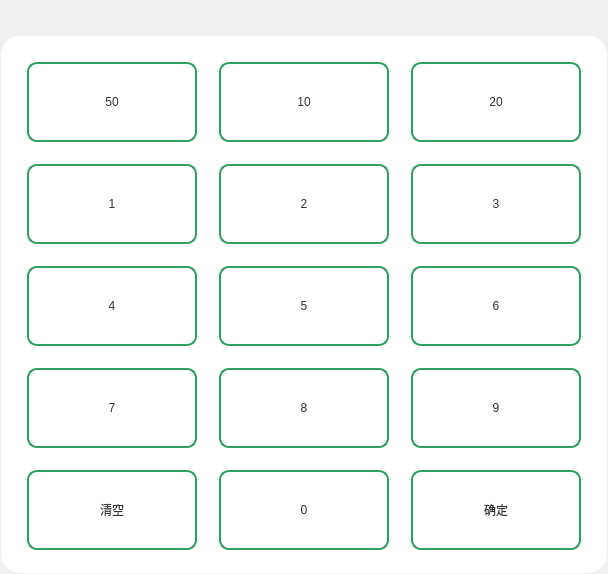
<?xml version="1.0" encoding="UTF-8"?>
<ui version="4.0">
 <class>Form</class>
 <widget class="QWidget" name="Form">
  <property name="geometry">
   <rect>
    <x>0</x>
    <y>0</y>
    <width>608</width>
    <height>574</height>
   </rect>
  </property>
  <property name="windowTitle">
   <string>Form</string>
  </property>
  <layout class="QHBoxLayout" name="horizontalLayout">
   <property name="spacing">
    <number>0</number>
   </property>
   <property name="leftMargin">
    <number>0</number>
   </property>
   <property name="topMargin">
    <number>0</number>
   </property>
   <property name="rightMargin">
    <number>0</number>
   </property>
   <property name="bottomMargin">
    <number>0</number>
   </property>
   <item>
    <widget class="QWidget" name="widget" native="true">
     <layout class="QVBoxLayout" name="verticalLayout" stretch="1,30">
      <property name="spacing">
       <number>0</number>
      </property>
      <property name="leftMargin">
       <number>0</number>
      </property>
      <property name="topMargin">
       <number>0</number>
      </property>
      <property name="rightMargin">
       <number>0</number>
      </property>
      <property name="bottomMargin">
       <number>0</number>
      </property>
      <item>
       <widget class="QWidget" name="widget_2" native="true">
        <layout class="QHBoxLayout" name="horizontalLayout_2">
         <property name="spacing">
          <number>0</number>
         </property>
         <property name="leftMargin">
          <number>0</number>
         </property>
         <property name="topMargin">
          <number>0</number>
         </property>
         <property name="rightMargin">
          <number>0</number>
         </property>
         <property name="bottomMargin">
          <number>0</number>
         </property>
         <item>
          <widget class="QLabel" name="label_2">
           <property name="minimumSize">
            <size>
             <width>70</width>
             <height>0</height>
            </size>
           </property>
           <property name="maximumSize">
            <size>
             <width>70</width>
             <height>16777215</height>
            </size>
           </property>
           <property name="text">
            <string/>
           </property>
          </widget>
         </item>
         <item>
          <widget class="QLabel" name="label">
           <property name="minimumSize">
            <size>
             <width>35</width>
             <height>35</height>
            </size>
           </property>
           <property name="maximumSize">
            <size>
             <width>35</width>
             <height>35</height>
            </size>
           </property>
           <property name="styleSheet">
            <string notr="true">border-image:url(:/icon/icon_manager_horn.png);
</string>
           </property>
           <property name="text">
            <string/>
           </property>
          </widget>
         </item>
         <item>
          <spacer name="horizontalSpacer">
           <property name="orientation">
            <enum>Qt::Horizontal</enum>
           </property>
           <property name="sizeHint" stdset="0">
            <size>
             <width>500</width>
             <height>20</height>
            </size>
           </property>
          </spacer>
         </item>
        </layout>
       </widget>
      </item>
      <item>
       <widget class="QWidget" name="widget_3" native="true">
        <property name="styleSheet">
         <string notr="true">QWidget#widget_3{
	background-color:white;
	border: 1px solid rgb(241, 241, 241);
	border-radius:20px;
}
QPushButton{
	background-color:white;
	border: 2px solid rgb(44, 159, 97);
	border-radius:10px;
	color:rgb(51, 51, 51);
}
QPushButton:pressed{
	background-color:rgb(44, 159, 97);
	border-radius:10px;
	color:white;
}</string>
        </property>
        <layout class="QGridLayout" name="gridLayout">
         <property name="leftMargin">
          <number>27</number>
         </property>
         <property name="topMargin">
          <number>27</number>
         </property>
         <property name="rightMargin">
          <number>27</number>
         </property>
         <property name="bottomMargin">
          <number>24</number>
         </property>
         <property name="spacing">
          <number>22</number>
         </property>
         <item row="0" column="0">
          <widget class="QPushButton" name="btn_50">
           <property name="minimumSize">
            <size>
             <width>170</width>
             <height>80</height>
            </size>
           </property>
           <property name="maximumSize">
            <size>
             <width>170</width>
             <height>80</height>
            </size>
           </property>
           <property name="styleSheet">
            <string notr="true"/>
           </property>
           <property name="text">
            <string>50</string>
           </property>
          </widget>
         </item>
         <item row="0" column="1">
          <widget class="QPushButton" name="btn_10">
           <property name="minimumSize">
            <size>
             <width>170</width>
             <height>80</height>
            </size>
           </property>
           <property name="maximumSize">
            <size>
             <width>170</width>
             <height>80</height>
            </size>
           </property>
           <property name="styleSheet">
            <string notr="true"/>
           </property>
           <property name="text">
            <string>10</string>
           </property>
          </widget>
         </item>
         <item row="0" column="2">
          <widget class="QPushButton" name="btn_20">
           <property name="minimumSize">
            <size>
             <width>170</width>
             <height>80</height>
            </size>
           </property>
           <property name="maximumSize">
            <size>
             <width>170</width>
             <height>80</height>
            </size>
           </property>
           <property name="text">
            <string>20</string>
           </property>
          </widget>
         </item>
         <item row="1" column="0">
          <widget class="QPushButton" name="btn_1">
           <property name="minimumSize">
            <size>
             <width>170</width>
             <height>80</height>
            </size>
           </property>
           <property name="maximumSize">
            <size>
             <width>170</width>
             <height>80</height>
            </size>
           </property>
           <property name="text">
            <string>1</string>
           </property>
          </widget>
         </item>
         <item row="1" column="1">
          <widget class="QPushButton" name="btn_2">
           <property name="minimumSize">
            <size>
             <width>170</width>
             <height>80</height>
            </size>
           </property>
           <property name="maximumSize">
            <size>
             <width>170</width>
             <height>80</height>
            </size>
           </property>
           <property name="text">
            <string>2</string>
           </property>
          </widget>
         </item>
         <item row="1" column="2">
          <widget class="QPushButton" name="btn_3">
           <property name="minimumSize">
            <size>
             <width>170</width>
             <height>80</height>
            </size>
           </property>
           <property name="maximumSize">
            <size>
             <width>170</width>
             <height>80</height>
            </size>
           </property>
           <property name="text">
            <string>3</string>
           </property>
          </widget>
         </item>
         <item row="2" column="0">
          <widget class="QPushButton" name="btn_4">
           <property name="minimumSize">
            <size>
             <width>170</width>
             <height>80</height>
            </size>
           </property>
           <property name="maximumSize">
            <size>
             <width>170</width>
             <height>80</height>
            </size>
           </property>
           <property name="text">
            <string>4</string>
           </property>
          </widget>
         </item>
         <item row="2" column="1">
          <widget class="QPushButton" name="btn_5_5">
           <property name="minimumSize">
            <size>
             <width>170</width>
             <height>80</height>
            </size>
           </property>
           <property name="maximumSize">
            <size>
             <width>170</width>
             <height>80</height>
            </size>
           </property>
           <property name="text">
            <string>5</string>
           </property>
          </widget>
         </item>
         <item row="2" column="2">
          <widget class="QPushButton" name="btn_6">
           <property name="minimumSize">
            <size>
             <width>170</width>
             <height>80</height>
            </size>
           </property>
           <property name="maximumSize">
            <size>
             <width>170</width>
             <height>80</height>
            </size>
           </property>
           <property name="text">
            <string>6</string>
           </property>
          </widget>
         </item>
         <item row="3" column="0">
          <widget class="QPushButton" name="btn_7">
           <property name="minimumSize">
            <size>
             <width>170</width>
             <height>80</height>
            </size>
           </property>
           <property name="maximumSize">
            <size>
             <width>170</width>
             <height>80</height>
            </size>
           </property>
           <property name="text">
            <string>7</string>
           </property>
          </widget>
         </item>
         <item row="3" column="1">
          <widget class="QPushButton" name="btn_8">
           <property name="minimumSize">
            <size>
             <width>170</width>
             <height>80</height>
            </size>
           </property>
           <property name="maximumSize">
            <size>
             <width>170</width>
             <height>80</height>
            </size>
           </property>
           <property name="text">
            <string>8</string>
           </property>
          </widget>
         </item>
         <item row="3" column="2">
          <widget class="QPushButton" name="btn_9">
           <property name="minimumSize">
            <size>
             <width>170</width>
             <height>80</height>
            </size>
           </property>
           <property name="maximumSize">
            <size>
             <width>170</width>
             <height>80</height>
            </size>
           </property>
           <property name="text">
            <string>9</string>
           </property>
          </widget>
         </item>
         <item row="4" column="0">
          <widget class="QPushButton" name="btn_clear">
           <property name="minimumSize">
            <size>
             <width>170</width>
             <height>80</height>
            </size>
           </property>
           <property name="maximumSize">
            <size>
             <width>170</width>
             <height>80</height>
            </size>
           </property>
           <property name="text">
            <string>清空</string>
           </property>
          </widget>
         </item>
         <item row="4" column="1">
          <widget class="QPushButton" name="btn_0">
           <property name="minimumSize">
            <size>
             <width>170</width>
             <height>80</height>
            </size>
           </property>
           <property name="maximumSize">
            <size>
             <width>170</width>
             <height>80</height>
            </size>
           </property>
           <property name="text">
            <string>0</string>
           </property>
          </widget>
         </item>
         <item row="4" column="2">
          <widget class="QPushButton" name="btn_ok">
           <property name="minimumSize">
            <size>
             <width>170</width>
             <height>80</height>
            </size>
           </property>
           <property name="maximumSize">
            <size>
             <width>170</width>
             <height>80</height>
            </size>
           </property>
           <property name="text">
            <string>确定</string>
           </property>
          </widget>
         </item>
        </layout>
       </widget>
      </item>
     </layout>
    </widget>
   </item>
  </layout>
 </widget>
 <resources>
  <include location="../drawable/drawable.qrc"/>
 </resources>
 <connections/>
</ui>
